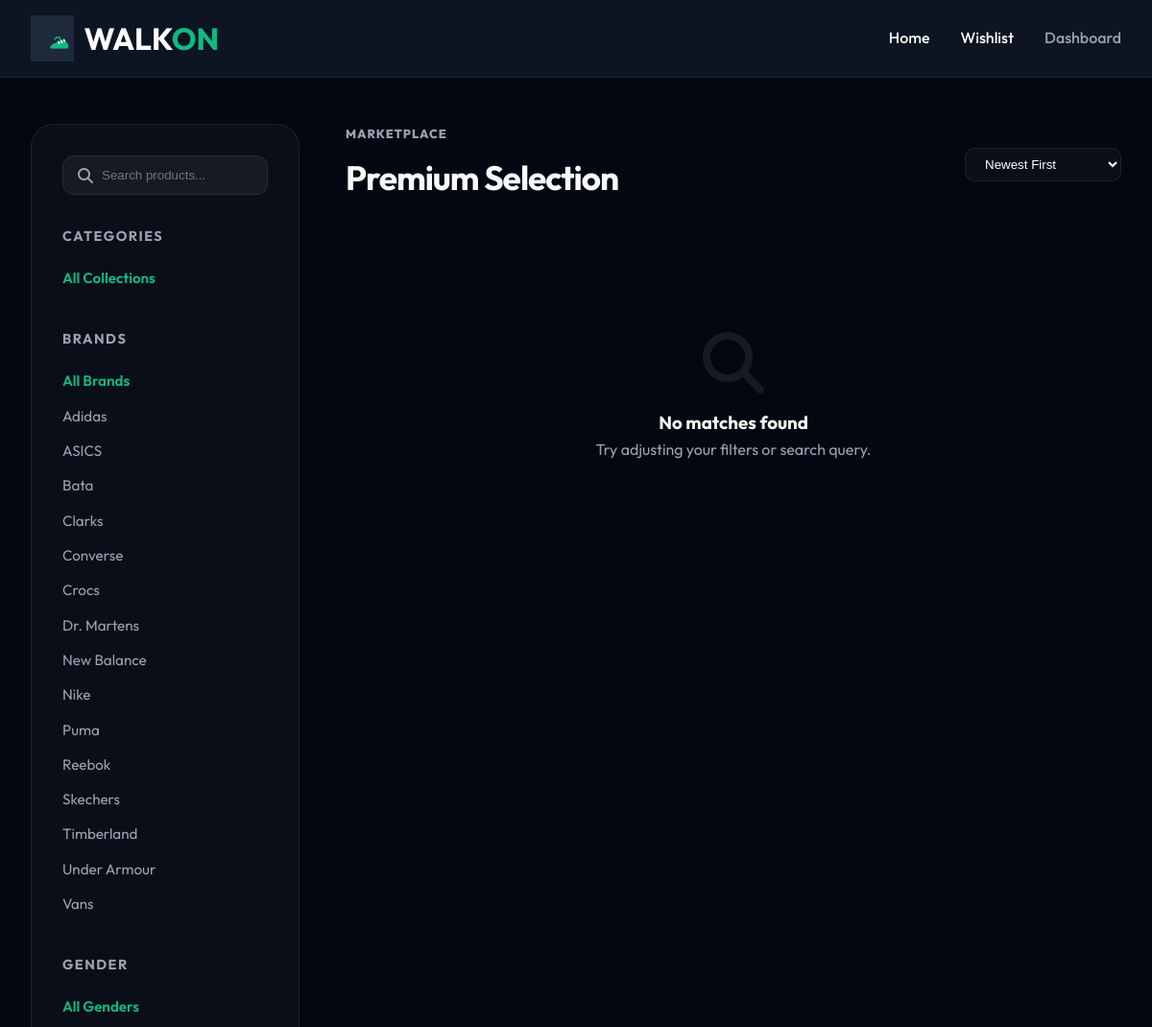
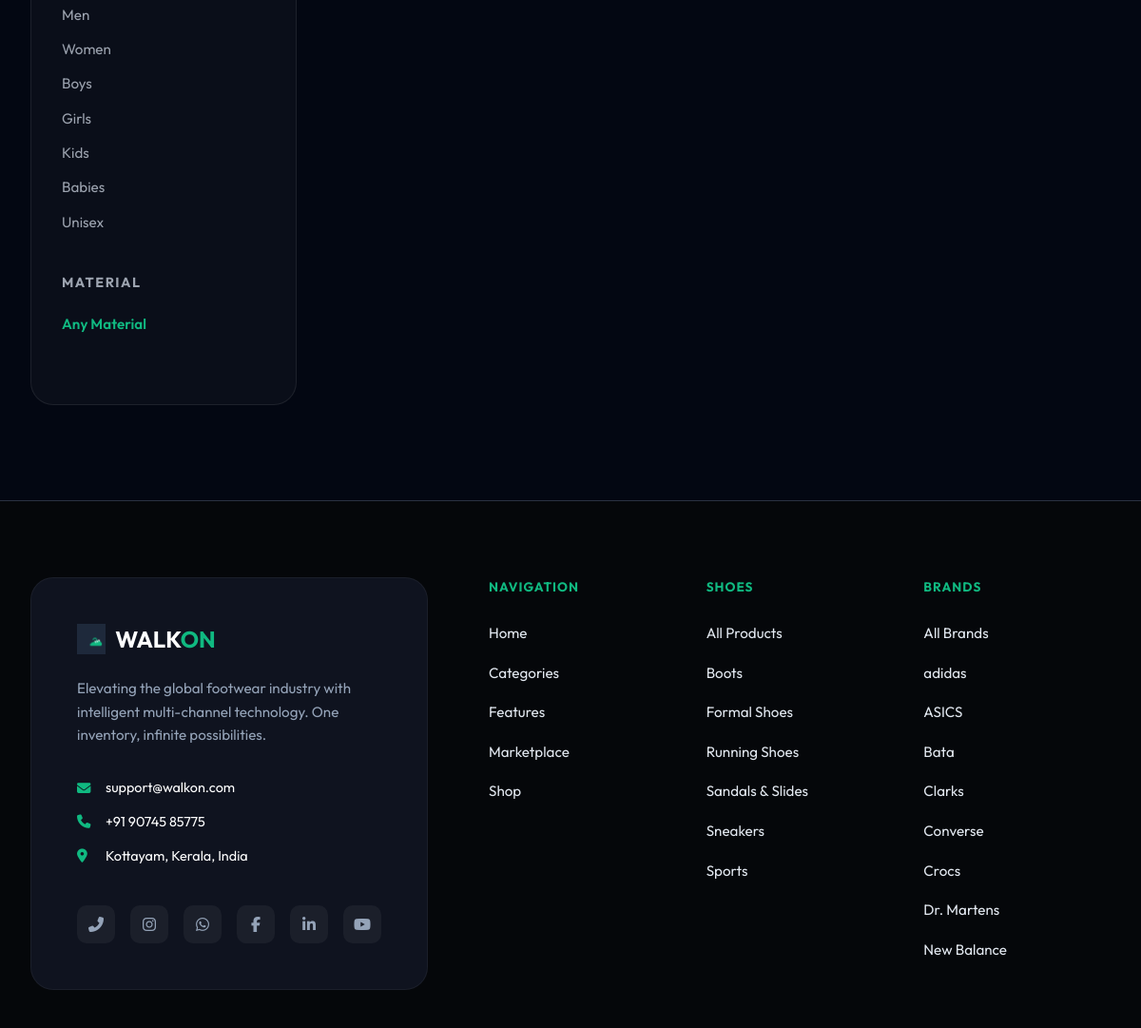
The page /shop.php on the database its author committed (2 pictures, top to bottom).
### tables this page shows
CREATE TABLE IF NOT EXISTS brands (
    id INT AUTO_INCREMENT PRIMARY KEY,
    name VARCHAR(100) NOT NULL UNIQUE,
    logo_url VARCHAR(500),
    created_at TIMESTAMP DEFAULT CURRENT_TIMESTAMP
);

### shop.php (the view, shortened to what this page needs)
<?php
include 'config.php';
$category_id = isset($_GET['category']) ? intval($_GET['category']) : 0;
$brand_id = isset($_GET['brand']) ? intval($_GET['brand']) : 0;
$outer_material = isset($_GET['material']) ? $_GET['material'] : '';
$gender = isset($_GET['gender']) ? $_GET['gender'] : '';
$search_query = isset($_GET['search']) ? trim($_GET['search']) : '';
$sort = isset($_GET['sort']) ? $_GET['sort'] : 'newest';
try {
    $brands = $pdo->query("SELECT id, name FROM brands ORDER BY name")->fetchAll(PDO::FETCH_ASSOC);
} catch (Exception $e) {
    $categories = $brands = $materials = [];
}
$sql = "SELECT DISTINCT pb.id, pb.name, pp.price, pp.max_price, c.name as category_name, b.name as brand_name,
        (SELECT url FROM product_media pm WHERE pm.product_id = pb.id AND is_primary = 1 LIMIT 1) as primary_image,
        (SELECT url FROM product_media pm WHERE pm.product_id = pb.id LIMIT 1) as fallback_image
        FROM product_base pb
        LEFT JOIN product_prices pp ON pb.id = pp.product_id
        LEFT JOIN categories c ON pb.category_id = c.id
        LEFT JOIN product_specs spec ON pb.id = spec.product_id
        LEFT JOIN brands b ON spec.brand_id = b.id
        WHERE pb.status = 'published'";
$params = [];
switch ($sort) {
    default: $sql .= " ORDER BY pb.created_at DESC"; break;
}
try {
    $stmt = $pdo->prepare($sql);
    $stmt->execute($params);
    $products = $stmt->fetchAll(PDO::FETCH_ASSOC);
} catch (PDOException $e) {
    $products = [];
}
?>
<!DOCTYPE html>
<html lang="en">
<head>
    <link rel="stylesheet" href="https://cdnjs.cloudflare.com/ajax/libs/font-awesome/6.6.0/css/all.min.css">
</head>
<body>
<nav class="navbar">
    <div class="container nav-inner">
        <a href="index.php" class="logo" style="display: flex; align-items: center; gap: 10px; text-decoration: none;">
            <img src="assets/shoe_logo_green.png" alt="WalkOn Logo" style="height: 48px; width: auto;">
            <div style="font-family: 'Outfit', sans-serif; font-size: 32px; font-weight: 700; line-height: 1;">
                <span style="color: #fff;">WALK</span><span style="color: #10b981;">ON</span>
            </div>
        </a>
        <div style="display:flex; gap: 2rem;">
            <a href="index.php" style="color:white; text-decoration:none; font-weight:500;">Home</a>
            <a href="wishlist.php" style="color:white; text-decoration:none; font-weight:500;">Wishlist</a>
            <a href="dashboard.php" style="color:var(--text-muted); text-decoration:none; font-weight:500;">Dashboard</a>
        </div>
    </div>
</nav>
<div class="container">
    <div class="shop-layout">
        <aside class="sidebar">
            <div class="search-box">
                <form action="shop.php" method="GET">
                    <i class="fas fa-search"></i>
                    <input type="text" name="search" placeholder="Search products..." value="<?= htmlspecialchars($search_query) ?>">
                </form>
            </div>
            <div class="sidebar-section">
                <h3>Categories</h3>
                <ul class="filter-list">
                    <li class="filter-item">
                        <a href="shop.php" class="filter-link <?= $category_id == 0 ? 'active' : '' ?>">All Collections</a>
                    </li>
                </ul>
            </div>
            <div class="sidebar-section">
                <h3>Brands</h3>
                <ul class="filter-list">
                    <li class="filter-item">
                        <a href="shop.php?category=<?= $category_id ?>" class="filter-link <?= $brand_id == 0 ? 'active' : '' ?>">All Brands</a>
                    </li>
                    <?php foreach($brands as $b): ?>
                        <li class="filter-item">
                            <a href="shop.php?brand=<?= $b['id'] ?>&category=<?= $category_id ?>" class="filter-link <?= $brand_id == $b['id'] ? 'active' : '' ?>">
                                <?= htmlspecialchars($b['name']) ?>
                            </a>
                        </li>
                    <?php endforeach; ?>
                </ul>
            </div>
            <div class="sidebar-section">
                <h3>Gender</h3>
                <ul class="filter-list">
                    <li class="filter-item">
                        <a href="shop.php?category=<?= $category_id ?>&brand=<?= $brand_id ?>" class="filter-link <?= empty($gender) ? 'active' : '' ?>">All Genders</a>
                    </li>
                    <?php
                    $gender_options = ['Men', 'Women', 'Boys', 'Girls', 'Kids', 'Babies', 'Unisex'];
                    foreach($gender_options as $g):
                    ?>
                        <li class="filter-item">
                            <a href="shop.php?gender=<?= urlencode($g) ?>&category=<?= $category_id ?>&brand=<?= $brand_id ?>" class="filter-link <?= $gender == $g ? 'active' : '' ?>">
                                <?= $g ?>
                            </a>
                        </li>
                    <?php endforeach; ?>
                </ul>
            </div>
            <div class="sidebar-section">
                <h3>Material</h3>
                <ul class="filter-list">
                    <li class="filter-item">
                        <a href="shop.php?category=<?= $category_id ?>&brand=<?= $brand_id ?>" class="filter-link <?= empty($outer_material) ? 'active' : '' ?>">Any Material</a>
                    </li>
                </ul>
            </div>
        </aside>
        <main>
            <div class="results-header">
                <div>
                    <h1 style="color:var(--text-muted); font-size: 0.8rem; text-transform:uppercase; letter-spacing:1px; margin-bottom: 0.5rem;">Marketplace</h1>
                    <h2 style="font-size: 2.2rem; letter-spacing: -1px; margin: 0;">
                        <?php
                        if(!empty($search_query)) echo 'Search: "' . htmlspecialchars($search_query) . '"';
                        else echo 'Premium Selection';
                        ?>
                    </h2>
                </div>
                <form action="shop.php" method="GET" id="sortForm">
                    <select name="sort" class="sort-select" onchange="document.getElementById('sortForm').submit()">
                        <option value="newest" <?= $sort == 'newest' ? 'selected' : '' ?>>Newest First</option>
                    </select>
                </form>
            </div>
            <div class="product-grid">
                <?php if (empty($products)): ?>
                    <div class="no-results">
                        <i class="fas fa-search"></i>
                        <h3>No matches found</h3>
                        <p style="color:var(--text-muted);">Try adjusting your filters or search query.</p>
                    </div>
                <?php endif; ?>
            </div>
        </main>
    </div>
</div>
<footer>
  <div class="footer-container">
    <div class="footer-card">
      <a href="index.php" class="footer-logo">
         <img src="assets/shoe_logo_green.png" alt="WalkOn" style="height: 32px;">
         <div class="brand-text" style="font-family: 'Outfit', sans-serif;"><span style="color:#fff">WALK</span><span style="color:#10b981">ON</span></div>
      </a>
      <p class="footer-desc">Elevating the global footwear industry with intelligent multi-channel technology. One inventory, infinite possibilities.</p>
      <div class="contact-info">
        <div class="contact-item"><i class="fas fa-envelope"></i> support@walkon.com</div>
        <div class="contact-item"><i class="fas fa-phone"></i> +91 90745 85775</div>
        <div class="contact-item"><i class="fas fa-map-marker-alt"></i> Kottayam, Kerala, India</div>
      </div>
      <div class="social-links">
        <a href="tel:+919074585775" class="social-btn"><i class="fas fa-phone-alt"></i></a>
        <a href="https://www.instagram.com/walkon" target="_blank" class="social-btn"><i class="fab fa-instagram"></i></a>
        <a href="https://wa.me/919074585775" target="_blank" class="social-btn"><i class="fab fa-whatsapp"></i></a>
        <a href="https://www.facebook.com/walkon" target="_blank" class="social-btn"><i class="fab fa-facebook-f"></i></a>
        <a href="https://www.linkedin.com/company/walkon" target="_blank" class="social-btn"><i class="fab fa-linkedin-in"></i></a>
        <a href="https://www.youtube.com/@walkon" target="_blank" class="social-btn"><i class="fab fa-youtube"></i></a>
      </div>
    </div>
    <div class="footer-nav-grid">
      <div class="footer-col">
        <h4>NAVIGATION</h4>
        <ul class="footer-links">
          <li><a href="index.php">Home</a></li>
          <li><a href="#categories">Categories</a></li>
          <li><a href="#features">Features</a></li>
          <li><a href="marketplaces.php">Marketplace</a></li>
          <li><a href="shop.php">Shop</a></li>
        </ul>
      </div>
      <div class="footer-col">
        <h4>SHOES</h4>
        <ul class="footer-links">
           <li><a href="shop.php">All Products</a></li>
           <li><a href="shop.php?category=1">Boots</a></li>
           <li><a href="shop.php?category=2">Formal Shoes</a></li>
           <li><a href="shop.php?category=3">Running Shoes</a></li>
           <li><a href="shop.php?category=4">Sandals & Slides</a></li>
           <li><a href="shop.php?category=5">Sneakers</a></li>
           <li><a href="shop.php?category=6">Sports</a></li>
        </ul>
      </div>
      <div class="footer-col">
        <h4>BRANDS</h4>
        <ul class="footer-links">
          <li><a href="shop.php">All Brands</a></li>
          <li><a href="shop.php?brand=1">adidas</a></li>
          <li><a href="shop.php?brand=2">ASICS</a></li>
          <li><a href="shop.php?brand=3">Bata</a></li>
          <li><a href="shop.php?brand=4">Clarks</a></li>
          <li><a href="shop.php?brand=5">Converse</a></li>
          <li><a href="shop.php?brand=6">Crocs</a></li>
          <li><a href="shop.php?brand=7">Dr. Martens</a></li>
          <li><a href="shop.php?brand=8">New Balance</a></li>
        </ul>
      </div>
    </div>
  </div>
</footer>
</body>
</html>

### shop.php (style rules this page uses)
:root { --primary: #10b981; --bg: #030712; --card-bg: rgba(255, 255, 255, 0.03); --border: rgba(255, 255, 255, 0.08); --text-main: #f9fafb; --text-muted: #9ca3af; --glass: rgba(17, 24, 39, 0.8); }
* { margin: 0; padding: 0; box-sizing: border-box; }
body { font-family: 'Outfit', sans-serif; background: var(--bg); color: var(--text-main); line-height: 1.6; }
.container { max-width: 1400px; margin: 0 auto; padding: 0 2rem; }
.navbar { background: var(--glass); backdrop-filter: blur(12px); border-bottom: 1px solid var(--border); padding: 1rem 0; position: sticky; top: 0; z-index: 100; }
.nav-inner { display: flex; justify-content: space-between; align-items: center; }
.logo { font-size: 1.5rem; font-weight: 800; color: white; text-decoration: none; display: flex; align-items: center; gap: 8px; }
.shop-layout { display: grid; grid-template-columns: 280px 1fr; gap: 3rem; margin-top: 3rem; align-items: start; }
.sidebar { position: sticky; top: 100px; background: var(--card-bg); border: 1px solid var(--border); border-radius: 24px; padding: 2rem; }
.sidebar-section { margin-bottom: 2.5rem; }
.sidebar-section h3 { font-size: 0.9rem; text-transform: uppercase; letter-spacing: 1.5px; color: var(--text-muted); margin-bottom: 1.25rem; font-weight: 700; }
.filter-list { list-style: none; }
.filter-item { margin-bottom: 0.75rem; }
.filter-link { text-decoration: none; color: var(--text-muted); font-size: 0.95rem; display: flex; justify-content: space-between; align-items: center; transition: 0.3s; }
.filter-link:hover, .filter-link.active { color: var(--primary); }
.filter-link.active { font-weight: 600; }
.search-box { position: relative; margin-bottom: 2rem; }
.search-box input { width: 100%; padding: 0.75rem 1rem 0.75rem 2.5rem; background: rgba(255,255,255,0.05); border: 1px solid var(--border); border-radius: 12px; color: white; outline: none; transition: 0.3s; }
.search-box i { position: absolute; left: 1rem; top: 50%; transform: translateY(-50%); color: var(--text-muted); }
.results-header { display: flex; justify-content: space-between; align-items: center; margin-bottom: 2rem; }
.results-header h1 { font-size: 2rem; font-weight: 800; }
.sort-select { background: var(--card-bg); border: 1px solid var(--border); color: white; padding: 0.5rem 1rem; border-radius: 10px; outline: none; }
.product-grid { display: grid; grid-template-columns: repeat(auto-fill, minmax(280px, 1fr)); gap: 2rem; }
.no-results { text-align: center; padding: 100px 0; grid-column: 1 / -1; }
.no-results i { font-size: 4rem; color: var(--border); margin-bottom: 1rem; }
:root { --footer-green: #10b981; --footer-bg: #05070A; --footer-border: #2A3241; }
footer { background: #05070A !important; border-top: 1px solid var(--footer-border) !important; padding: 80px 0 40px !important; color: #fff !important; margin-top: 100px; }
.footer-container { max-width: 1400px; margin: 0 auto; padding: 0 2rem; display: grid; grid-template-columns: 1.2fr 2fr; gap: 4rem; }
.footer-card { background: #0f131f; border: 1px solid rgba(255,255,255,0.05); border-radius: 24px; padding: 3rem; display: flex; flex-direction: column; gap: 1.5rem; }
.footer-logo { display: flex; align-items: center; gap: 10px; text-decoration: none; }
.brand-text { font-family: 'Outfit', sans-serif; font-size: 24px; font-weight: 700; line-height: 1; }
.footer-desc { color: #94a3b8; font-size: 0.95rem; line-height: 1.6; margin-bottom: 0.5rem; }
.contact-info { display: flex; flex-direction: column; gap: 0.8rem; }
.contact-item { display: flex; align-items: center; gap: 10px; color: #fff; font-size: 0.9rem; }
.contact-item i { color: var(--footer-green); width: 20px; }
.social-links { display: flex; gap: 1rem; margin-top: 1rem; }
.social-btn { width: 40px; height: 40px; border-radius: 10px; background: rgba(255,255,255,0.05); display: flex; align-items: center; justify-content: center; color: #94a3b8; text-decoration: none; transition: 0.3s; }
.footer-nav-grid { display: grid; grid-template-columns: repeat(3, 1fr); gap: 2rem; }
.footer-col h4 { color: var(--footer-green); font-size: 0.85rem; font-weight: 700; text-transform: uppercase; letter-spacing: 1px; margin-bottom: 1.5rem; }
.footer-links { list-style: none; padding: 0; margin: 0; }
.footer-links li { margin-bottom: 1rem; }
.footer-links a { color: #e2e8f0; text-decoration: none; font-size: 0.95rem; transition: 0.3s; }

### rows shown on the page
brands: name "Adidas"
brands: name "ASICS"
brands: name "Bata"
brands: name "Clarks"
brands: name "Converse"
brands: name "Crocs"
brands: name "Dr. Martens"
brands: name "New Balance"
brands: name "Nike"
brands: name "Puma"
brands: name "Reebok"
brands: name "Skechers"
brands: name "Timberland"
brands: name "Under Armour"
brands: name "Vans"

### other values the page prints
$g "Men"
$g "Women"
$g "Boys"
$g "Girls"
$g "Kids"
$g "Babies"
$g "Unisex"
